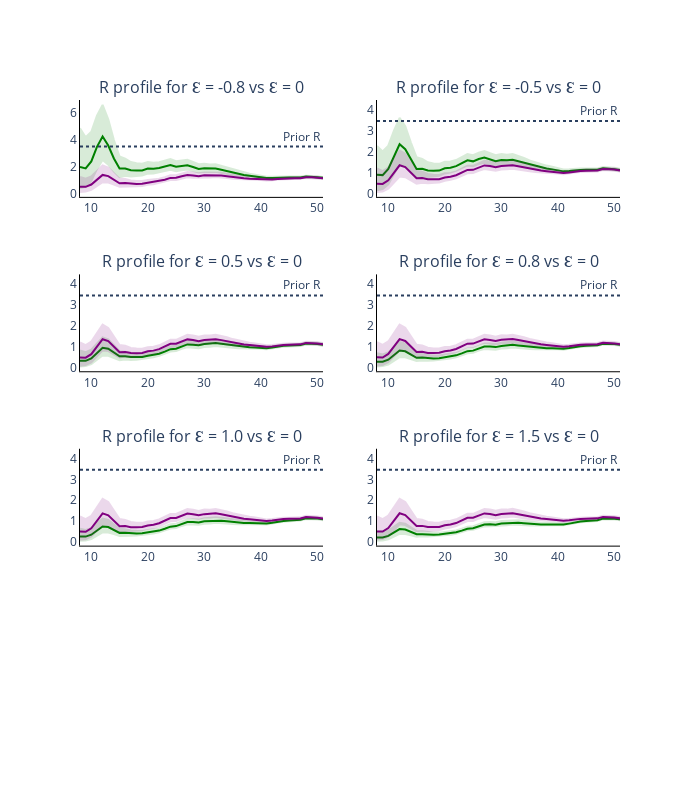

The notebook cell saved with this chart:
### Code cell
from plotly.subplots import make_subplots

all_intervals = all_intervals[all_intervals['Central Probability']==0.95]

fig = go.Figure()
fig = make_subplots(
    rows=int(np.ceil(epsilon_range.shape[0]/2)), cols=2, subplot_titles=tuple('R profile for Ɛ = {} vs Ɛ = 0'.format(epsilon) for epsilon in epsilon_range[epsilon_range!=0])
)

# Plot (bar chart cases each day)
for e, epsilon in enumerate(epsilon_range[epsilon_range!=0]):
    fig.add_trace(
        go.Scatter(
            x=all_intervals.loc[all_intervals['Epsilon']==epsilon]['Time Points'],
            y=all_intervals.loc[all_intervals['Epsilon']==epsilon]['Mean'],
            name='Local Incidences for epsilon = {}'.format(epsilon),
            line_color='green'
        ),
        row= int(np.floor(e / 2)) + 1,
        col= e % 2 + 1
    )

    fig.add_trace(
        go.Scatter(
            x=all_intervals.loc[all_intervals['Epsilon']==epsilon]['Time Points'].tolist() + all_intervals.loc[all_intervals['Epsilon']==epsilon]['Time Points'].tolist()[::-1],
            y=all_intervals.loc[all_intervals['Epsilon']==epsilon][
                'Upper bound CI'].values.tolist() + all_intervals.loc[all_intervals['Epsilon']==epsilon][
                    'Lower bound CI'].values.tolist()[::-1],
            fill='toself',
            fillcolor='green',
            line_color='green',
            opacity=0.15,
            mode='lines',
            name='Credible interval'
        ),
        row= int(np.floor(e / 2)) + 1,
        col= e % 2 + 1
    )

    fig.add_trace(
        go.Scatter(
            x=all_intervals.loc[all_intervals['Epsilon']==epsilon]['Time Points'],
            y=all_intervals.loc[all_intervals['Epsilon']==0]['Mean'],
            name='Local Incidences for epsilon = 0'.format(epsilon),
            line_color='purple'
        ),
        row= int(np.floor(e / 2)) + 1,
        col= e % 2 + 1
    )


    fig.add_trace(
        go.Scatter(
            x=all_intervals.loc[all_intervals['Epsilon']==epsilon]['Time Points'].tolist() + all_intervals.loc[all_intervals['Epsilon']==epsilon]['Time Points'].tolist()[::-1],
            y=all_intervals.loc[all_intervals['Epsilon']==0][
                'Upper bound CI'].values.tolist() + all_intervals.loc[all_intervals['Epsilon']==0][
                    'Lower bound CI'].values.tolist()[::-1],
            fill='toself',
            fillcolor='purple',
            line_color='purple',
            opacity=0.15,
            mode='lines',
            name='Credible interval'
        ),
        row= int(np.floor(e / 2)) + 1,
        col= e % 2 + 1
    )

    #fig.add_hrect(y0=prior_dist_interval[0], y1=prior_dist_interval[1], line_width=0, fillcolor='black', opacity=0.1)
    fig.add_hline(y=median, line_dash='dot',
              annotation_text='Prior R', fillcolor='black',
              annotation_position='top right',
              row= int(np.floor(e / 2)) + 1,
              col= e % 2 + 1)


# Add axis labels
fig.update_layout(
    width=700, 
    height=800,
    plot_bgcolor='white',
    xaxis=dict(linecolor='black'),
    yaxis=dict(linecolor='black'),
    xaxis2=dict(linecolor='black'),
    yaxis2=dict(linecolor='black'),
    xaxis3=dict(linecolor='black'),
    yaxis3=dict(linecolor='black'),
    xaxis4=dict(linecolor='black'),
    yaxis4=dict(linecolor='black'),
    xaxis5=dict(linecolor='black'),
    yaxis5=dict(linecolor='black'),
    xaxis6=dict(linecolor='black'),
    yaxis6=dict(linecolor='black'),
    showlegend=False)

fig.update_xaxes(ticks='outside', title_text='Time (days)', row='all', col='all')
fig.update_yaxes(ticks='outside', title_text='R_t', row='all', col='all')

fig.write_image('ON-diff-eps-inf.pdf')
fig.show()
